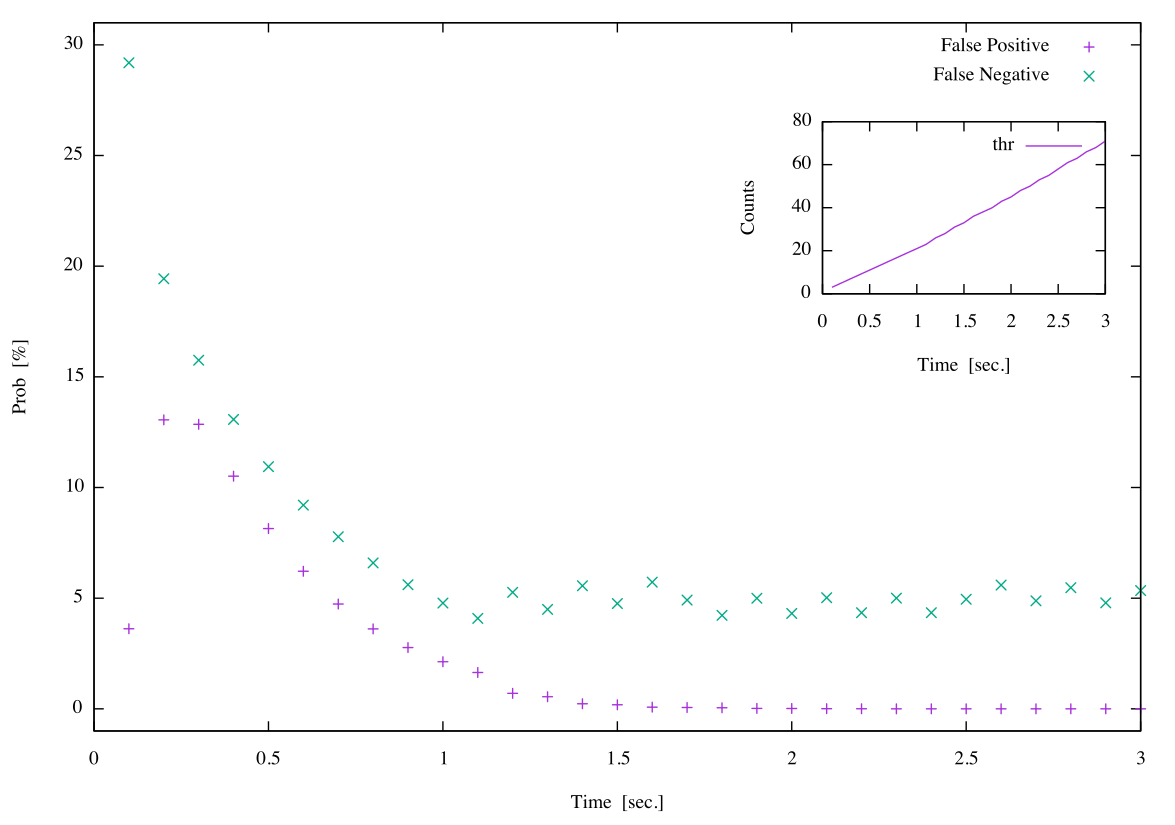

Write the gnuplot code that produced this figure.
reset
set multiplot

 set size 0.35,0.35
 set origin 0.62,0.53
 set ytics 20
 set xlabel 'Time  [sec.]'
 set ylabel 'Counts'
 plot 'output.txt' u 1:4 t 'thr' w l

 reset
 sf = 100
 set size 1,1
 set origin 0.,0.
 set yrange [-0.01*sf:0.31*sf]
 set xlabel 'Time  [sec.]'
 set ylabel 'Prob.  [%]'
 plot 'output.txt' u 1:($2*sf) t 'False Positive', 'output.txt' u 1:($3*sf) t 'False Negative'
 
unset multiplot
 
